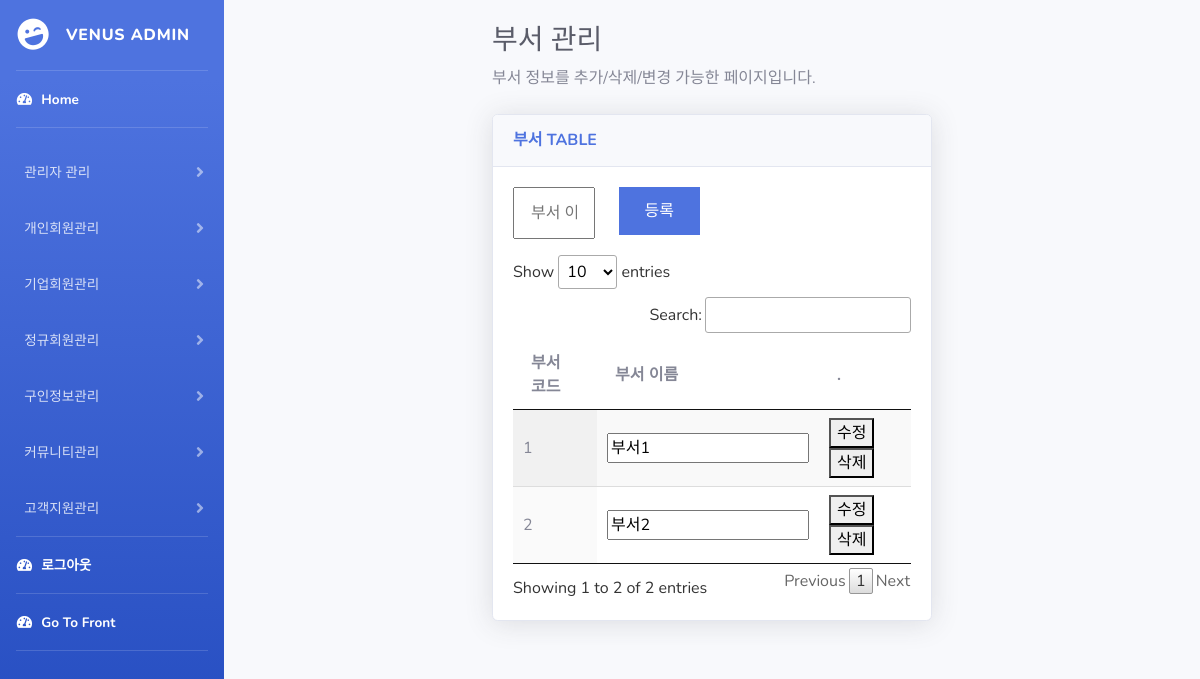
Screenshot of /admin/buseo.php (signed in) with the database file from the repository.
### tables this page shows
CREATE TABLE IF NOT EXISTS `buseo` (
  `buseoId` int(11) NOT NULL AUTO_INCREMENT,
  `buseoName` varchar(50) DEFAULT NULL,
  PRIMARY KEY (`buseoId`)
);

### admin/db/buseo/getBuseo.php (called while the page is built, shortened)
<?php
function getBuseo(){
    include 'db/dbcon.php';
    $select_stmt = $con->prepare("SELECT * FROM buseo");
    $select_stmt->execute();
    $result = $select_stmt->fetchAll(PDO::FETCH_ASSOC);
    return $result;
}
?>

### admin/buseo.php (the view, shortened to what this page needs)
<?php
include_once 'nav.php';
include_once 'db/buseo/getBuseo.php';
?>
<link href="static/css/board.css" rel="stylesheet" type="text/css">
<div id="content-wrapper" class="d-flex flex-column">
    <div id="content">
        <div class="container-fluid" style="width:50%;">
            <h1 class="h3 mb-2 text-gray-800">부서 관리</h1>
            <p class="mb-4">부서 정보를 추가/삭제/변경 가능한 페이지입니다.</p>
            <div class="card shadow mb-4">
                <div class="card-header py-3">
                    <h6 class="m-0 font-weight-bold text-primary">부서 TABLE</h6>
                </div>
                <div class="card-body">
                    <div class="form-group row">
                        <div class="col-sm-3 mb-3 mb-sm-0">
                            <input id="id-buseo-name-insert" type="text" class="form-field-title-white" placeholder="부서 이름">
                        </div>
                        <div class="col-sm-3 mb-3 mb-sm-0">
                        <div id="id-buseo-insert"  class="form-field-title">등록</div>
                        </div>
                    </div>
                    <table id="example" class="display">
                        <thead>
                            <tr>
                                <th>부서 코드</th>
                                <th>부서 이름</th>
                                <th>.</th>
                            </tr>
                        </thead>
                        <tbody>
                            <?php
                                $buseo=getBuseo();
                                for($i=0;$i<sizeof($buseo);$i++){
                                    echo "<tr id='id-buseo-".$buseo[$i]['buseoId']."'>";
                                    echo "<td>".$buseo[$i]['buseoId']."</td>";
                                    echo "<td><input id='id-buseo-name-".$buseo[$i]['buseoId']."' type='text' value='".$buseo[$i]['buseoName']."'>
                                    <span hidden>".$buseo[$i]['buseoName']."</span></td>";
                                    echo "<td><button class='buseo-edit'>수정</button><button class='buseo-delete'>삭제</button></td>";
                                    echo "</tr>";
                                }
                            ?>
                        </tbody>
                    </table>
                </div>
            </div>
        </div>
    </div>
</div>

### admin/static/css/style.css (style rules this page uses)
.form-field-title { background-color:#4e73df; text-align:center; color:white; padding: .75rem 1rem; font-weight: 400; vertical-align: middle; }
.form-field-title-white { text-align:left; padding: .75rem 1rem; font-weight: 400; vertical-align: middle; width:100%; }

### admin/static/css/board.css (style rules this page uses)
table.dataTable { width: 100%; margin: 0 auto; clear: both; border-collapse: separate; border-spacing: 0 }
table.dataTable thead th, table.dataTable tfoot th { font-weight: bold }
table.dataTable thead th, table.dataTable thead td { padding: 10px 18px; border-bottom: 1px solid #111 }
table.dataTable thead .sorting, table.dataTable thead .sorting_asc, table.dataTable thead .sorting_desc, table.dataTable thead .sorting_asc_disabled, table.dataTable thead .sorting_desc_disabled { cursor: pointer; *cursor: hand; background-repeat: no-repeat; background-position: center right }
table.dataTable thead .sorting { background-image: url("../images/sort_both.png") }
table.dataTable thead .sorting_asc { background-image: url("../images/sort_asc.png") }
table.dataTable tbody tr { background-color: #ffffff }
table.dataTable tbody th, table.dataTable tbody td { padding: 8px 10px }
table.dataTable.row-border tbody th, table.dataTable.row-border tbody td, table.dataTable.display tbody th, table.dataTable.display tbody td { border-top: 1px solid #ddd }
table.dataTable.row-border tbody tr:first-child th, table.dataTable.row-border tbody tr:first-child td, table.dataTable.display tbody tr:first-child th, table.dataTable.display tbody tr:first-child td { border-top: none }
table.dataTable.stripe tbody tr.odd, table.dataTable.display tbody tr.odd { background-color: #f9f9f9 }
table.dataTable.order-column tbody tr>.sorting_1, table.dataTable.order-column tbody tr>.sorting_2, table.dataTable.order-column tbody tr>.sorting_3, table.dataTable.display tbody tr>.sorting_1, table.dataTable.display tbody tr>.sorting_2, table.dataTable.display tbody tr>.sorting_3 { background-color: #fafafa }
table.dataTable.display tbody tr.odd>.sorting_1, table.dataTable.order-column.stripe tbody tr.odd>.sorting_1 { background-color: #f1f1f1 }
table.dataTable.display tbody tr.even>.sorting_1, table.dataTable.order-column.stripe tbody tr.even>.sorting_1 { background-color: #fafafa }
table.dataTable.no-footer { border-bottom: 1px solid #111 }
table.dataTable, table.dataTable th, table.dataTable td { box-sizing: content-box }

### rows the page displays
buseo: buseoId "1", buseoName "부서1"
buseo: buseoId "2", buseoName "부서2"
